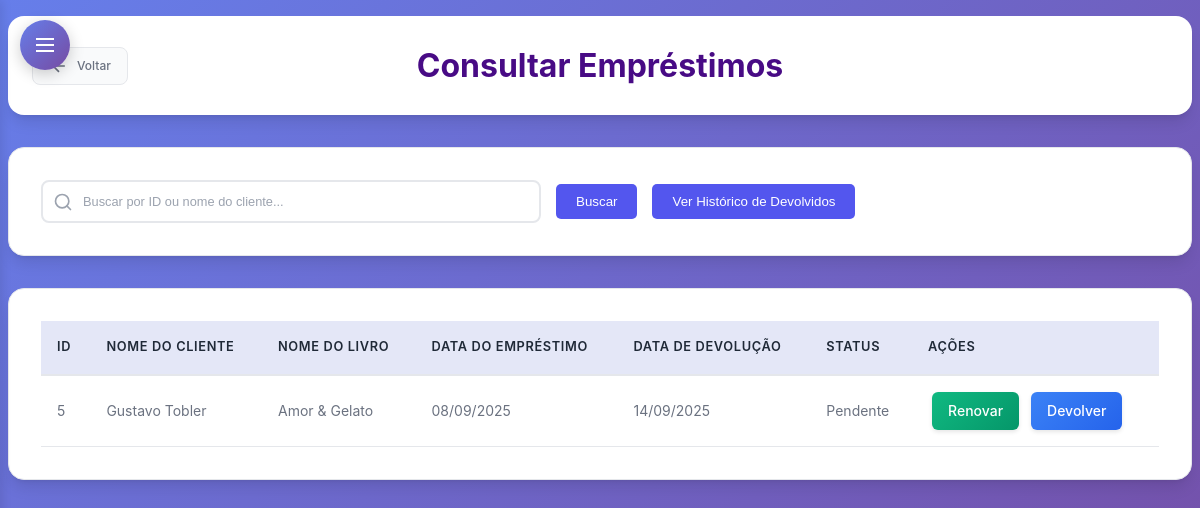
The app's page /subtelas/consultar_emprestimo.php (signed in), older data.
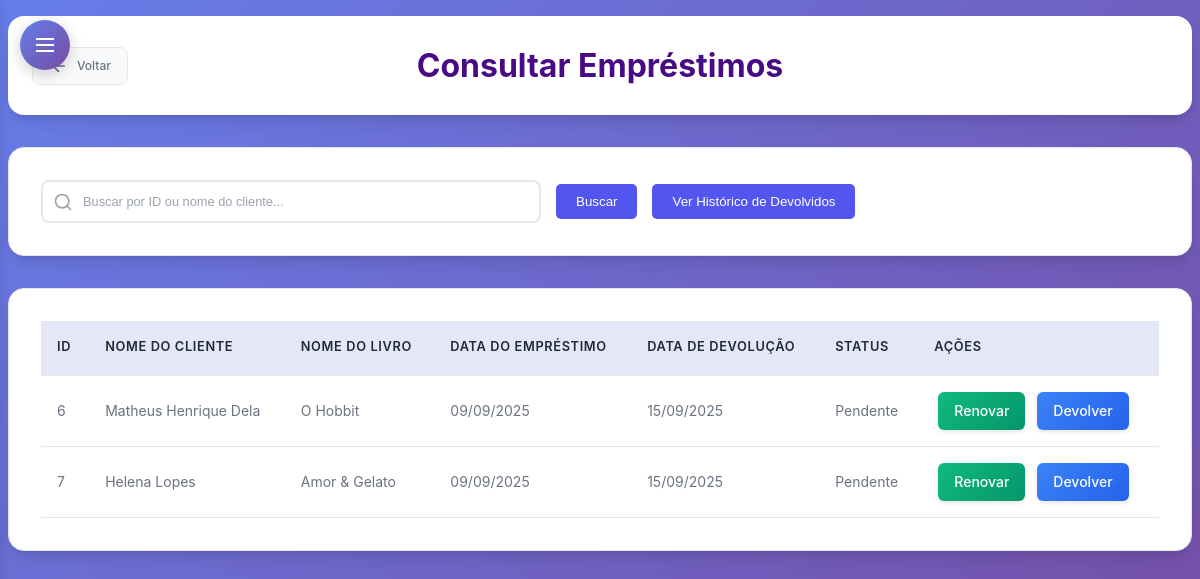
The same page, newer data.
### tables this page shows
CREATE TABLE `emprestimo` (
  `Cod_Emprestimo` int(11) NOT NULL,
  `Cod_Cliente` int(11) NOT NULL,
  `Cod_Livro` int(11) NOT NULL,
  `Data_Emprestimo` date NOT NULL,
  `Data_Devolucao` date NOT NULL,
  `Data_Ultima_Renovacao` date DEFAULT NULL,
  `Status_Emprestimo` enum('Pendente','Devolvido') DEFAULT 'Pendente'
);

CREATE TABLE `cliente` (
  `Cod_Cliente` int(11) NOT NULL,
  `Cod_Perfil` int(11) DEFAULT NULL,
  `Nome` varchar(50) NOT NULL,
  `CPF` varchar(15) NOT NULL,
  `Email` varchar(255) NOT NULL,
  `Sexo` varchar(10) NOT NULL,
  `Nome_Responsavel` varchar(50) DEFAULT NULL,
  `Telefone` varchar(20) NOT NULL,
  `Data_Nascimento` date NOT NULL,
  `CEP` varchar(20) NOT NULL,
  `UF` char(2) NOT NULL,
  `Cidade` varchar(30) NOT NULL,
  `Bairro` varchar(30) NOT NULL,
  `Rua` varchar(40) NOT NULL,
  `Num_Residencia` int(11) NOT NULL,
  `Foto` longblob NOT NULL,
  `status` enum('ativo','inativo') DEFAULT 'ativo'
);

CREATE TABLE `livro` (
  `Cod_Livro` int(11) NOT NULL,
  `Cod_Autor` int(11) DEFAULT NULL,
  `Cod_Editora` int(11) DEFAULT NULL,
  `Cod_Doador` int(11) DEFAULT NULL,
  `Cod_Genero` int(11) DEFAULT NULL,
  `Titulo` varchar(50) NOT NULL,
  `Data_Lancamento` varchar(12) DEFAULT NULL,
  `Data_Registro` varchar(12) DEFAULT NULL,
  `Quantidade` int(11) NOT NULL,
  `Num_Prateleira` char(2) DEFAULT NULL,
  `Foto` longblob NOT NULL,
  `status` enum('ativo','inativo') DEFAULT 'ativo'
);

### subtelas/consultar_emprestimo.php (the view, shortened to what this page needs)
  <?php
require_once '../conexao.php';
$emprestimos = [];
$mostrar_inativos = isset($_GET['inativos']) && $_GET['inativos'] === 'true';
try {
    $statusFiltro = $mostrar_inativos ? "e.Status_Emprestimo = 'inativo'" : "e.Status_Emprestimo = 'Pendente'";
    if ($_SERVER["REQUEST_METHOD"] == "POST" && !empty($_POST['busca'])) {
        $busca = trim($_POST['busca']);
        if (is_numeric($busca)) {
            $sql = "SELECT e.Cod_Emprestimo, c.Nome AS Nome_Cliente, l.Titulo AS Nome_Livro,
                           e.Data_Emprestimo, e.Data_Devolucao, e.Status_Emprestimo
                      FROM emprestimo e
                      INNER JOIN cliente c ON e.Cod_Cliente = c.Cod_Cliente
                      INNER JOIN livro l ON e.Cod_Livro = l.Cod_Livro
                      WHERE e.Cod_Emprestimo = :busca AND $statusFiltro
                      ORDER BY e.Data_Emprestimo DESC";
            $stmt = $pdo->prepare($sql);
            $stmt->bindParam(':busca', $busca, PDO::PARAM_INT);
        } else {
            $sql = "SELECT e.Cod_Emprestimo, c.Nome AS Nome_Cliente, l.Titulo AS Nome_Livro,
                           e.Data_Emprestimo, e.Data_Devolucao, e.Status_Emprestimo
                      FROM emprestimo e
                      INNER JOIN cliente c ON e.Cod_Cliente = c.Cod_Cliente
                      INNER JOIN livro l ON e.Cod_Livro = l.Cod_Livro
                      WHERE c.Nome LIKE :busca_nome AND $statusFiltro
                      ORDER BY e.Data_Emprestimo DESC";
            $stmt = $pdo->prepare($sql);
            $stmt->bindValue(':busca_nome', "$busca%", PDO::PARAM_STR);
        }
    } else {
        $sql = "SELECT e.Cod_Emprestimo, c.Nome AS Nome_Cliente, l.Titulo AS Nome_Livro,
                       e.Data_Emprestimo, e.Data_Devolucao, e.Status_Emprestimo
                  FROM emprestimo e
                  INNER JOIN cliente c ON e.Cod_Cliente = c.Cod_Cliente
                  INNER JOIN livro l ON e.Cod_Livro = l.Cod_Livro
                  WHERE $statusFiltro
                  ORDER BY e.Data_Emprestimo DESC";
        $stmt = $pdo->prepare($sql);
    }
    $stmt->execute();
    $emprestimos = $stmt->fetchAll(PDO::FETCH_ASSOC);
} catch (PDOException $e) {
    $erro = "Erro na consulta: " . $e->getMessage();
    $emprestimos = [];
}
?>
<!DOCTYPE html>
<html lang="pt-br">
<head>
  <link rel="stylesheet" type="text/css" href="subtelas_css/consultas.css" />
  <link rel="stylesheet" type="text/css" href="subtelas_css/sidebar-dropdown.css" />
</head>
<body>
    <?php include 'includes/sidebar-dropdown.php'; ?>
  <div class="page-wrapper">
    <header>
      <a href="<?= $linkVoltar ?>" class="btn-voltar">
                    <svg width="20" height="20" viewBox="0 0 24 24" fill="none" stroke="currentColor" stroke-width="2">
                        <path d="M19 12H5M12 19l-7-7 7-7"/>
                    </svg>
                    Voltar
                </a>
      <h1>Consultar Empréstimos</h1>
    </header>
    <form action="consultar_emprestimo.php" method="POST">
    <div class="filtro-container">
      <div id="search-container">
          <div class="input-wrapper">
                         <input type="text" id="search-input" name="busca" placeholder="Buscar por ID ou nome do cliente..." value="<?= htmlspecialchars(isset($_POST['busca']) ? $_POST['busca'] : '') ?>">
          </div>
          <button type="submit" class="btn-filtrar">Buscar</button>
                     <div>
             <button type="button" id="btn-historico" class="btn-filtrar" onclick="alternarVisualizacao()">
               Ver Histórico de Devolvidos
             </button>
           </div>
        </div>
    </form>
    <nav>
      <table id="funcionarios-table">
        <thead>
          <tr>
            <th>ID</th>
            <th>NOME DO CLIENTE</th>
            <th>NOME DO LIVRO</th>
            <th>DATA DO EMPRÉSTIMO</th>
            <th>DATA DE DEVOLUÇÃO</th>
            <th>STATUS</th>
            <th>AÇÕES</th>
          </tr>
        </thead>
        <tbody>
          <?php if (!empty($emprestimos) && is_array($emprestimos)): ?>
            <?php foreach ($emprestimos as $e): ?>
              <tr>
                <td><?= htmlspecialchars($e['Cod_Emprestimo']) ?></td>
                <td><?= htmlspecialchars($e['Nome_Cliente']) ?></td>
                <td><?= htmlspecialchars($e['Nome_Livro']) ?></td>
                <td><?= date("d/m/Y", strtotime($e['Data_Emprestimo'])) ?></td>
                <td><?= $e['Data_Devolucao'] ? date("d/m/Y", strtotime($e['Data_Devolucao'])) : 'Não devolvido' ?></td>
                <td><?= htmlspecialchars($e['Status_Emprestimo']) ?></td>
                <td>
                  <?php if ($mostrar_inativos): ?>
                    <a href="consultar_emprestimo.php?reativar=<?= $e['Cod_Emprestimo'] ?>&inativos=true" class="btn-action btn-reactivate" title="Reativar" onclick="return confirm('Deseja reativar este empréstimo?')">
                      <svg width="16" height="16" viewBox="0 0 24 24" fill="none" stroke="currentColor" stroke-width="2">
                        <path d="M9 12l2 2 4-4M21 12c0 4.97-4.03 9-9 9s-9-4.03-9-9 4.03-9 9-9 9 4.03 9 9z"/>
                      </svg>
                    </a>
                  <?php else: ?>
                    <a href="renovar_emprestimo.php?id=<?= htmlspecialchars($e['Cod_Emprestimo']) ?>" class="renovar">Renovar</a>
                    <a href="devolver_emprestimo.php?id=<?= htmlspecialchars($e['Cod_Emprestimo']) ?>" class="devolver">Devolver</a>
                  <?php endif; ?>
                </td>
              </tr>
            <?php endforeach; ?>
          <?php else: ?>
              <tr><td colspan="7">Nenhum empréstimo pendente encontrado</td></tr>
          <?php endif; ?>
        </tbody>
      </table>
    </nav>
    </div>
</body>
</html>

### subtelas/includes/sidebar-dropdown.php (shortened to what this page needs)
<?php
switch ($_SESSION['perfil']) {
    case 1:
        $linkVoltar = "../gerente.php";
        break;
}
?>
<button id="sidebar-toggle" class="sidebar-toggle">
    <svg width="24" height="24" viewBox="0 0 24 24" fill="none" stroke="currentColor" stroke-width="2">
        <line x1="3" y1="6" x2="21" y2="6"/>
        <line x1="3" y1="12" x2="21" y2="12"/>
        <line x1="3" y1="18" x2="21" y2="18"/>
    </svg>
</button>

### subtelas/subtelas_css/sidebar-dropdown.css (style rules this page uses)
.sidebar-toggle { position: absolute; top: 20px; left: 20px; z-index: 1001; background: linear-gradient(135deg, #667eea 0%, #764ba2 100%); border: none; color: white; width: 50px; height: 50px; border-radius: 50%; cursor: pointer; box-shadow: 0 4px 15px rgba(0, 0, 0, 0.2); transition: all 0.3s ease; display: flex; align-items: center; justify-content: center; }
.sidebar-toggle svg { width: 24px; height: 24px; transition: transform 0.3s ease; }
.page-wrapper { transition: margin-left 0.3s ease; }

### subtelas/consultar_emprestimo.php (style rules this page uses)
#search-container { display: flex; align-items: center; gap: 15px; flex: 1; min-width: 300px; }
.input-wrapper { flex: 1; position: relative; }
.btn-filtrar { padding: 10px 20px; background:rgb(83, 86, 238); color: white; border: none; border-radius: 5px; cursor: pointer; transition: background 0.3s; font-weight: 500; }
a { text-decoration: none; }

Row changes from the older to the newer data that the page shows:
no longer on this page (row edited): emprestimo: Cod_Emprestimo "5", Cod_Cliente.Nome "Gustavo Tobler", Cod_Livro.Titulo "Amor & Gelato", Data_Emprestimo "08/09/2025", Data_Devolucao "14/09/2025", Status_Emprestimo "Pendente"
added emprestimo: Cod_Emprestimo "6", Cod_Cliente.Nome "Matheus Henrique Dela", Cod_Livro.Titulo "O Hobbit", Data_Emprestimo "09/09/2025", Data_Devolucao "15/09/2025", Status_Emprestimo "Pendente"
added emprestimo: Cod_Emprestimo "7", Cod_Cliente.Nome "Helena Lopes", Cod_Livro.Titulo "Amor & Gelato", Data_Emprestimo "09/09/2025", Data_Devolucao "15/09/2025", Status_Emprestimo "Pendente"
